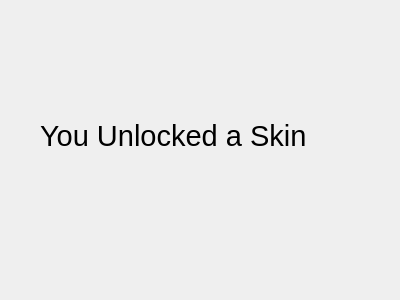
<?xml version="1.0" encoding="UTF-8"?>
<ui version="4.0">
 <class>unlockedSkin</class>
 <widget class="QDialog" name="unlockedSkin">
  <property name="geometry">
   <rect>
    <x>0</x>
    <y>0</y>
    <width>400</width>
    <height>300</height>
   </rect>
  </property>
  <property name="windowTitle">
   <string>Dialog</string>
  </property>
  <widget class="QLabel" name="label">
   <property name="geometry">
    <rect>
     <x>40</x>
     <y>80</y>
     <width>311</width>
     <height>111</height>
    </rect>
   </property>
   <property name="font">
    <font>
     <pointsize>22</pointsize>
    </font>
   </property>
   <property name="text">
    <string>You Unlocked a Skin</string>
   </property>
  </widget>
 </widget>
 <resources/>
 <connections/>
</ui>
